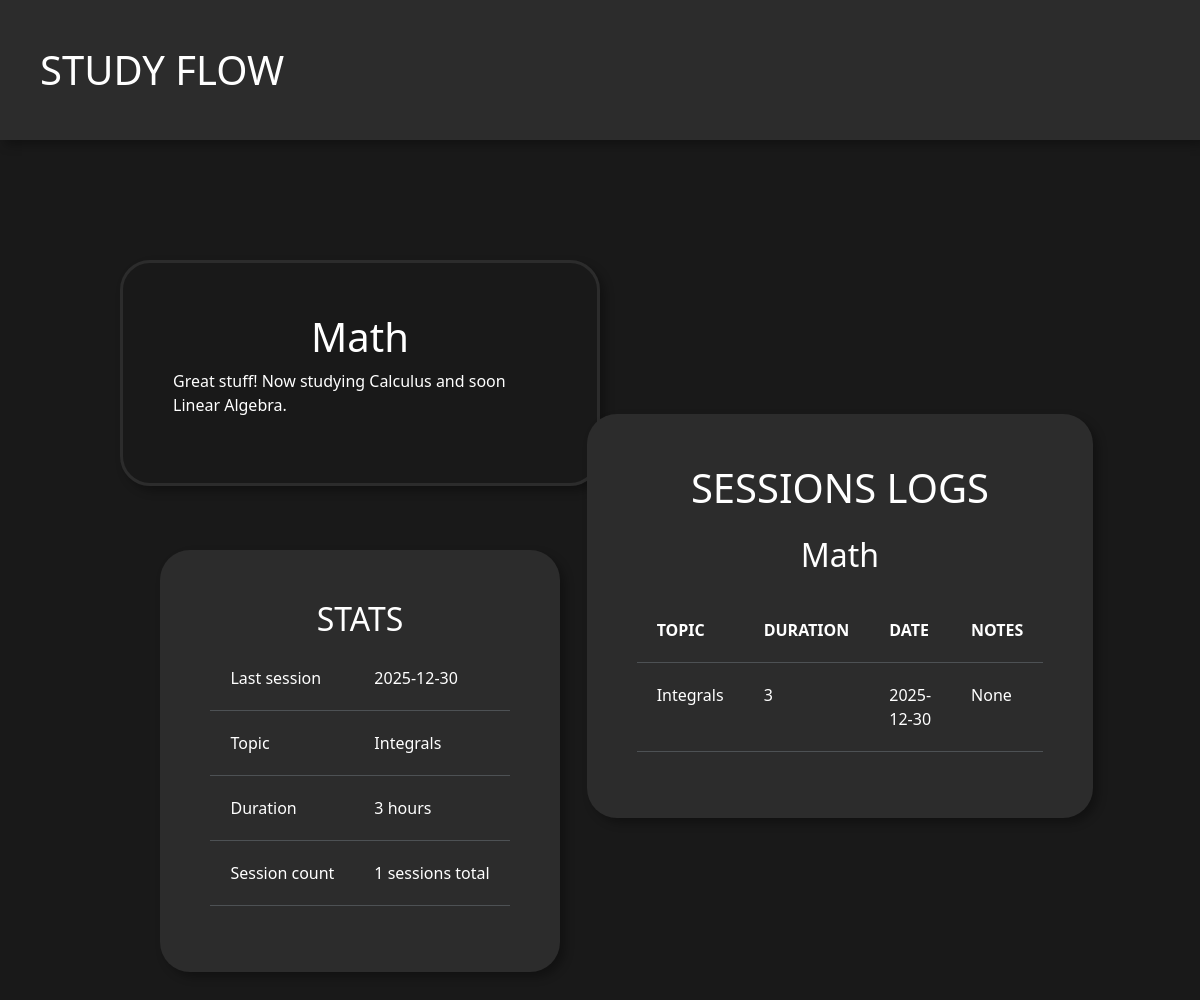
/read/1, run on the app's committed database.
### models.py (models this page shows)
class Subject(Base):
    __tablename__ = "subjects"
    id = Column(Integer, primary_key=True)
    name = Column(String, nullable=False)
    description = Column(String, nullable=False)
    sessions = relationship('StdSession', back_populates="subject")

class StdSession(Base):
    __tablename__ = "sessions"
    id = Column(Integer, primary_key=True)
    topic = Column(String, nullable=False)
    duration = Column(Integer, nullable=False)
    date = Column(Date, server_default=func.current_date())
    notes = Column(String, nullable=True)
    subject_id = Column(Integer, ForeignKey('subjects.id'))
    subject = relationship('Subject', back_populates="sessions")

### app.py (the view)
@app.route("/read/<int:id>")
def read(id=None):
    if id:
        subject = models.session.query(models.Subject).filter(models.Subject.id == id).first()
        sessions = sorted(subject.sessions, key=lambda obj: obj.date, reverse=True)
        if sessions:
            return render_template("read.html", subject=subject, sessions=sessions)
        return redirect("/")

### templates/read.html (shortened to what this page needs)
<!DOCTYPE html>
<html>
    <head>
        <link href="https://cdn.jsdelivr.net/npm/bootstrap@5.3.3/dist/css/bootstrap.min.css" rel="stylesheet">
    </head>
    <body>
        <header>STUDY FLOW</header>
        <main>
            <div class="box">
                <div class="column">
                    <div class="basic-card">
                        <h1>{{ subject.name }}</h1>
                        <p>{{ subject.description }}</p>
                    </div>
                    <div class="info-card">
                        <h2>STATS</h2>
                        <table class="table table-dark table-hover">
                            <tr>
                                <td>Last session</td>
                                <td>{{ (sessions[0]).date }}</td>
                            </tr>
                            <tr>
                                <td>Topic</td>
                                <td>{{ (sessions[0]).topic | truncate(25) }}</td>
                            </tr>
                            <tr>
                                <td>Duration</td>
                                <td>{{ (sessions[0]).duration }} hours</td>
                            </tr>
                            <tr>
                                <td>Session count</td>
                                <td>{{ sessions | count }} sessions total</td>
                            </tr>
                        </table>
                    </div>
                </div>
                <div class="column">
                    <div class="info-card">
                        <h1 class="mb-4">SESSIONS LOGS</h2>
                        <h2 class="mb-4">{{ subject.name }}</h3>
                        <table class="table table-dark table-hover">
                            <thead>
                                <tr>
                                    <th>TOPIC</th>
                                    <th>DURATION</th>
                                    <th>DATE</th>
                                    <th>NOTES</th>
                                </tr>
                            </thead>
                            <tbody>
                            {% for session in sessions %}
                                <tr>
                                    <td>{{ session.topic }}</td>
                                    <td>{{ session.duration }}</td>
                                    <td>{{ session.date }}</td>
                                    <td>{{ session.notes }}</td>
                                </tr>
                            {% endfor %}
                            </tbody>
                        </table>
                    </div>
                </div>
            </div>
        </main>
    </body>
</html>

### templates/read.html (style rules this page uses)
body { background-color: #191919; }
header { background-color: #2c2c2c; padding: 40px; font-size: 40px; color: white; box-shadow: 5px 5px 10px rgba(0, 0, 0, 0.3); }
main { color: white; padding: 120px; }
.column { display: flex; flex-direction: column; width: 50%; align-items: center; justify-content: center; gap: 4rem; }
.box { display: flex; flex-direction: row; width: 100%; }
.basic-card { border: 3px solid #2c2c2c; border-radius: 30px; padding: 50px; display: flex; flex-direction: column; align-items: center; justify-content: center; box-shadow: 5px 5px 10px rgba(0, 0, 0, 0.3); }
.info-card { border-radius: 30px; padding: 50px; background-color: #2c2c2c; display: flex; flex-direction: column; align-items: center; justify-content: center; box-shadow: 5px 5px 10px rgba(0, 0, 0, 0.3); }
.table td, .table th { padding: 20px; background: transparent; }

### data on the page
Subject: name "Math", description "Great stuff! Now studying Calculus and soon Linear Algebra."

### other printed values
{{ (sessions[0]).date }} "2025-12-30"
{{ (sessions[0]).topic | truncate(25) }} "Integrals"
{{ (sessions[0]).duration }} "3"
{{ sessions | count }} "1"
{{ session.topic }} "Integrals"
{{ session.duration }} "3"
{{ session.date }} "2025-12-30"
{{ session.notes }} "None"
